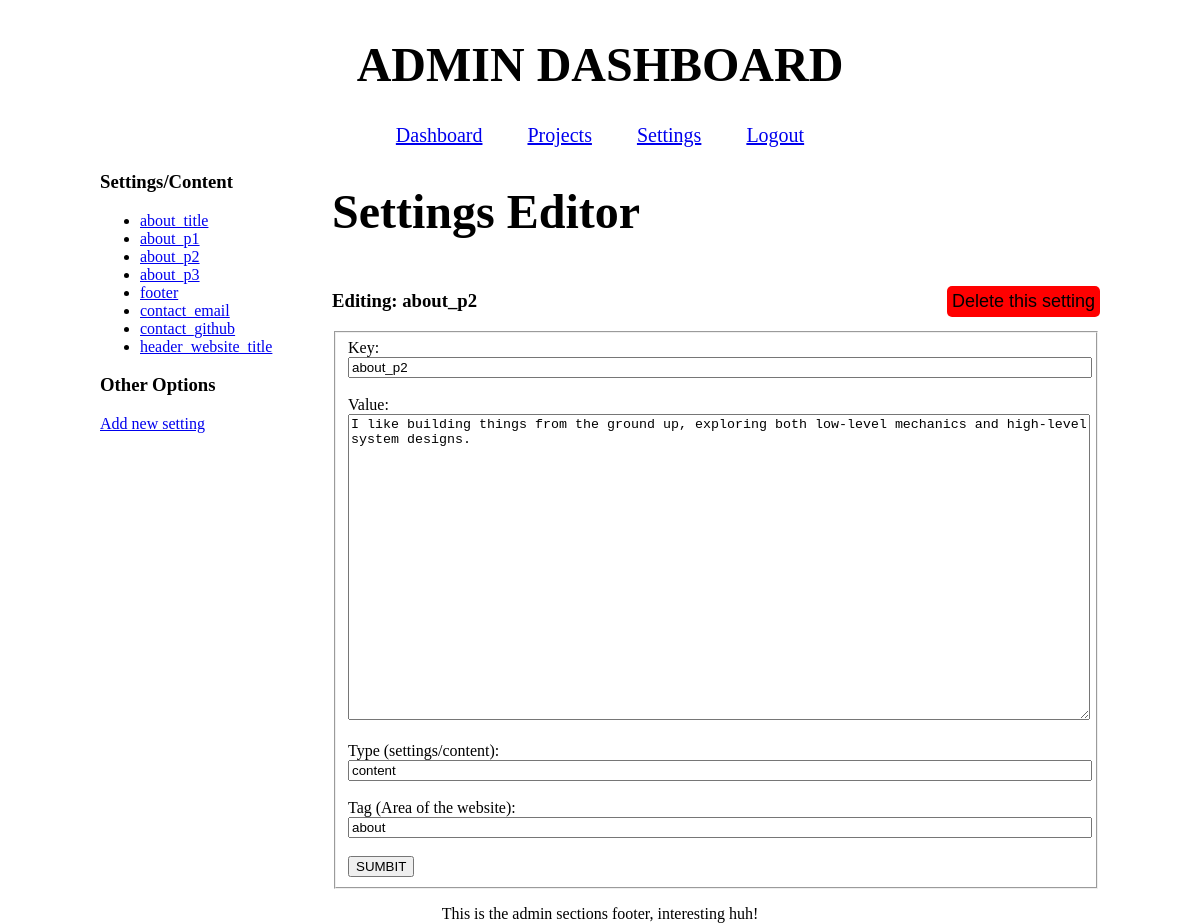
Page /site/admin/settings.php?id=3 (signed in) on the committed database.
### tables this page shows
CREATE TABLE settings (
    id INTEGER PRIMARY KEY AUTOINCREMENT,
    key TEXT UNIQUE NOT NULL,
    value TEXT NOT NULL,
    type TEXT DEFAULT 'setting',
    tag TEXT DEFAULT 'general'
);

### site/admin/settings.php (the view, shortened to what this page needs)
<?php
require_once "init.php";
$selected_setting = null;
$isNew = false;
if (isset($_GET["id"])) {
    $id = $_GET["id"];
    $statement = $database->prepare("SELECT * FROM settings WHERE id = :id");
    $statement->execute([":id" => $id]);
    $selected_setting = $statement->fetch();
}
$settings = $database->query("SELECT id, key FROM settings ORDER BY id ASC");
?>
<?php include "header.php" ?>
<main>
  <div class="side-panel">
    <h3>Settings/Content</h3>
      <ul>
        <?php while($s = $settings->fetch()): ?>
          <li>
            <a href="?id=<?=$s["id"]?>">
              <?=htmlspecialchars($s["key"])?>
            </a>
          </li>
        <?php endwhile ?>
      </ul>
    <h3>Other Options</h3>
    <a href="?action=new">Add new setting</a>
  </div>
  <div class="center-panel">
    <h1>Settings Editor</h1>
    <?php if ($selected_setting || $isNew): ?>
      <div class="form-heading">
        <?php if (!$isNew): ?>
          <h3>Editing: <?= htmlspecialchars($selected_setting["key"])?></h3>
          <form method="POST">
            <button class="delete-btn" type="submit" onclick="return confirm
              ('Are you sure you want to delete this project');">
              Delete this setting
            </button>
          </form>
        <?php else: ?>
          <h3>Adding a New setting</h3>
        <?php endif ?>
      </div>
      <form method="POST">
        <fieldset>
          <label>Key:</label>
          <br>
          <input name="key" value="<?=htmlspecialchars($selected_setting["key"])?>">
          <br><br>
          <label>Value:</label>
          <br>
          <textarea name="value" rows="20"><?=htmlspecialchars($selected_setting["value"])?></textarea>
          <br><br>
          <label>Type (settings/content):</label>
          <br>
          <input name="type" value="<?=htmlspecialchars($selected_setting["type"])?>">
          <br><br>
          <label>Tag (Area of the website):</label>
          <br>
          <input name="tag" value="<?=htmlspecialchars($selected_setting["tag"])?>">
          <br><br>
          <button type="submit">SUMBIT</button>
        </fieldset>
      </form>
    <?php else: ?>
      <p>Select a setting from the left to edit.</p>
    <?php endif; ?>
  </div>
</main>
<?php include "footer.php" ?>

### site/css/admin.css (style rules this page uses)
h1 { font-size: 3rem; font-weight: bold; }
body { font-size: 16px; height: 100vh; max-width: 1000px; width: 100%; margin: auto; }
main { text-align: center; display: flex; gap: 2rem; text-align: left; max-width: 1000px; margin: auto; }
.side-panel { min-width: 200px; max-width: 200px; overflow-wrap: break-word; }
.center-panel { flex: 1; }
.form-heading { display: flex; justify-content: space-between; align-items: center; }
.delete-btn { background-color: red; font-size: 18px; border: 0; padding: 5px; border-radius: 5px; }
input, textarea { width: 100%; }

### rows in the picture
settings: key "about_title"
settings: key "about_p1"
settings: key "about_p2", value "I like building things from the ground up, exploring both low-level mechanics and high-level system designs.", type "content", tag "about"
settings: key "about_p3"
settings: key "footer"
settings: key "contact_email"
settings: key "contact_github"
settings: key "header_website_title"
